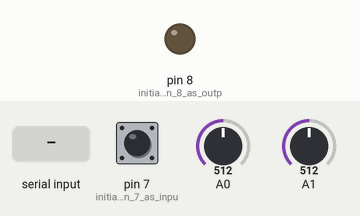
Recording of a sketch running on a simulated Arduino Uno, built with avr-gcc and run on an emulated ATmega328P. Parts: output pins drawn as LEDs (lit = HIGH). Inputs (shaded band) come from the test bench; at power-on: pin 7 (initializes_pin_7_as_inpu) HIGH, A0 = 512, A1 = 512. What the sketch prints to the serial monitor is not drawn.

Above: at 1.2 s.
1.3 s: byte 1 (1) received over Serial
At 2.6 s:
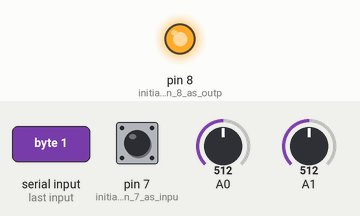
2.9 s: "1" received over Serial
At 3.5 s:
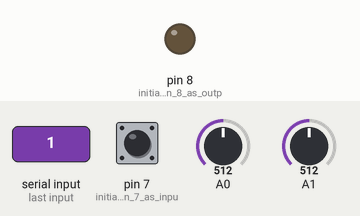
Timing chart, 0 to 5.9 s (numbered marks = the images above; inputs shaded):
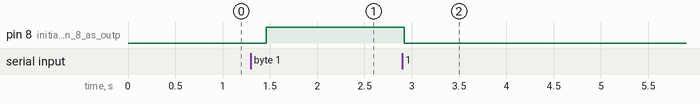

The sketch:

a6.ino
```cpp
int tempX = 0;                          // defines tempX variable
int tempY = 0;                          // defines tempY variable

// runs at startup
void setup() {
    Serial.begin(9600);                 // begins serial with baud rate 9600
    pinMode(7, INPUT);                  // initializes pin 7 as input for joystick button
    pinMode(8, OUTPUT);                 // initializes pin 8 as output for LED
    digitalWrite(7, HIGH);              // sets pin 7 as HIGH to read joystick button
}

// loop runs repeatedly
void loop() {
    if (Serial.available()) {           // if there is available serial from p5
        if(Serial.read() == 1){         // if arduino reads 1 from p5
            digitalWrite(8, HIGH);      // set pin 8 to high to turn on LED
        } else {                        // if arduino reads 0
            digitalWrite(8, LOW);       // turn LED off
        }
    }

    tempX = 0;                          // resets tempX value
    tempY = 0;                          // resets tempY value

    // takes average of ten readings to reduce erroneous interferance
    for (int i = 0; i < 10; i++) {      // runs 10 times
        tempX += analogRead(A0);        // adds analogRead at A0 (x value for joystick) to sum
        tempY += analogRead(A1);        // adds analogRead at A1 (y value for joystick) to sum
    }

    tempX = tempX / 10;                 // divides sum by 10
    tempY = tempY / 10;                 // divides sum by 10

    // prints readings to serial
    Serial.print(tempX);                // prints X vlaue
    Serial.print(",");                  // prints comma
    Serial.print(tempY);                // prints Y value
    Serial.print(",");                  // prints comma
    Serial.println(digitalRead(7));     // prints digital read of button press
    delay(180);                         // delays 180ms to give time for player to move
}
```

Measured:
- after the input at 1.3 s, pin 8 (initializes_pin_8_as_outp): LOW → HIGH after 0.16 s
- after the input at 2.9 s, pin 8 (initializes_pin_8_as_outp): HIGH → LOW at once
